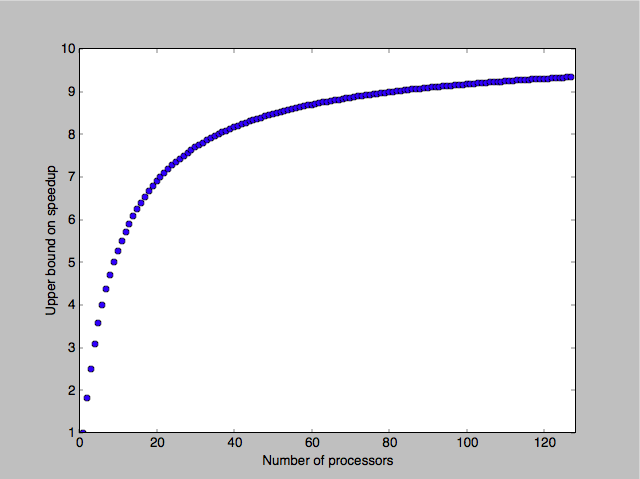

Recreate this plot in Python.
import matplotlib.pyplot as plt
import numpy as np

"""
	Calculates the upper bound on speedup based on Amdahl's law.
	params:
		p: number of processors
		alpha: fraction of work that is serial
"""
def amdahls(p, alpha):
	return 1. / (alpha + (1 - alpha) / p)

p = np.arange(1.0, 128.0, 1)

plt.xlabel('Number of processors')
plt.ylabel('Upper bound on speedup')
plt.xlim(0, 128)
plt.plot(p, amdahls(p, .1), 'bo')
plt.show()

print(amdahls(128, .1))
